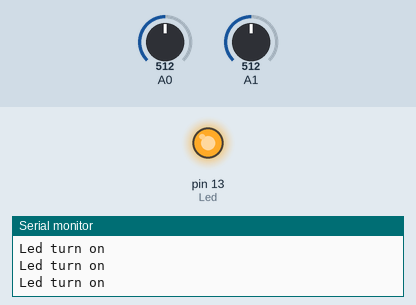
Recording of a sketch running on a simulated Arduino Uno, built with avr-gcc and run on an emulated ATmega328P. Parts: output pins drawn as LEDs (lit = HIGH), the last lines printed to the serial monitor. The test bench sets the inputs (shaded band); at power-on: A1 = 512, A0 = 512.

Above: at 1.2 s.
1.3 s: A1 set to 523
At 2.3 s:
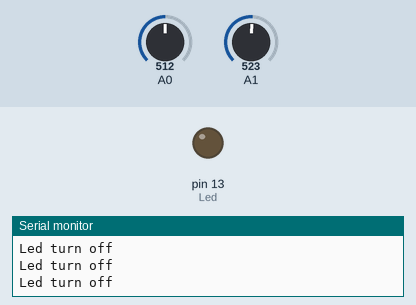
2.8 s: A0 set to 529
At 3.4 s:
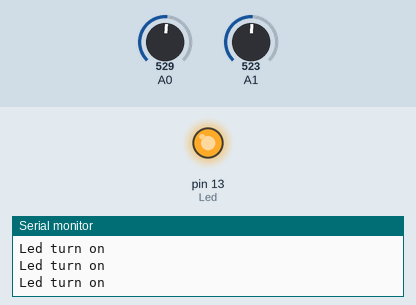
5.8 s: A0 set to 511
At 7.0 s:
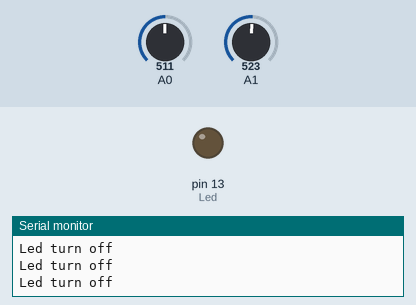
8.8 s: A0 set to 716
At 9.2 s:
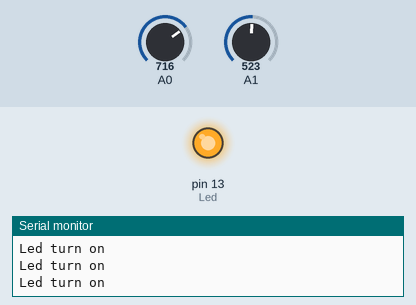
10.3 s: A1 set to 707
11.8 s: A1 set to 732
At 12.2 s:
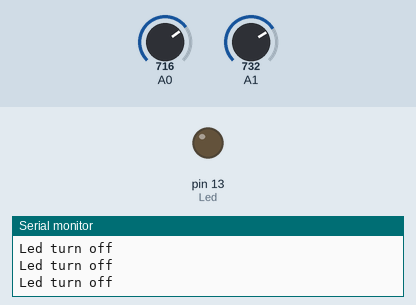
Timing chart, 0 to 14.8 s (numbered marks = the images above; inputs shaded):
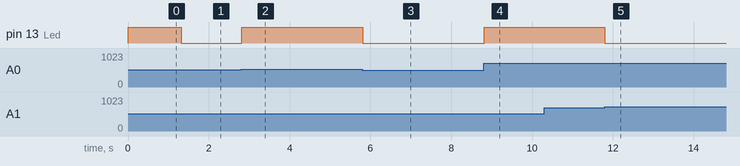

Measured:
- the behaviour switches between 512 and 513 on A1 (found by bisection; images 0 and 1)
- the behaviour switches between 522 and 523 on A0 (found by bisection; images 1 and 2)
- the behaviour switches between 716 and 717 on A1 (found by bisection; images 4 and 5)
- after the input at 1.3 s, pin 13 (Led): HIGH → LOW at once
- after the input at 2.8 s, pin 13 (Led): LOW → HIGH at once
- after the input at 5.8 s, pin 13 (Led): HIGH → LOW at once
- after the input at 8.8 s, pin 13 (Led): LOW → HIGH at once
- after the input at 11.8 s, pin 13 (Led): HIGH → LOW at once

The sketch:

ADC_Test.ino
```cpp
#define Sensor0 0
#define Sensor1 1

#define Led 13

#define L_OFF 0
#define L_ON 1

int analogSS1 = 0;
int analogSS2 = 0;

void setup()
{
	pinMode(Sensor0, INPUT);
	pinMode(Sensor1, INPUT);
	pinMode(Led, OUTPUT);
	Serial.begin(9600);
}


void loop()
{
	analogSS1 = analogRead(0);
	analogSS2 = analogRead(1);

	if (analogSS1 >= analogSS2)
	{
		digitalWrite(Led, L_ON);
		Serial.println("Led turn on");

	}
	else
	{
		digitalWrite(Led, L_OFF);
		Serial.println("Led turn off");
	}

}
```
